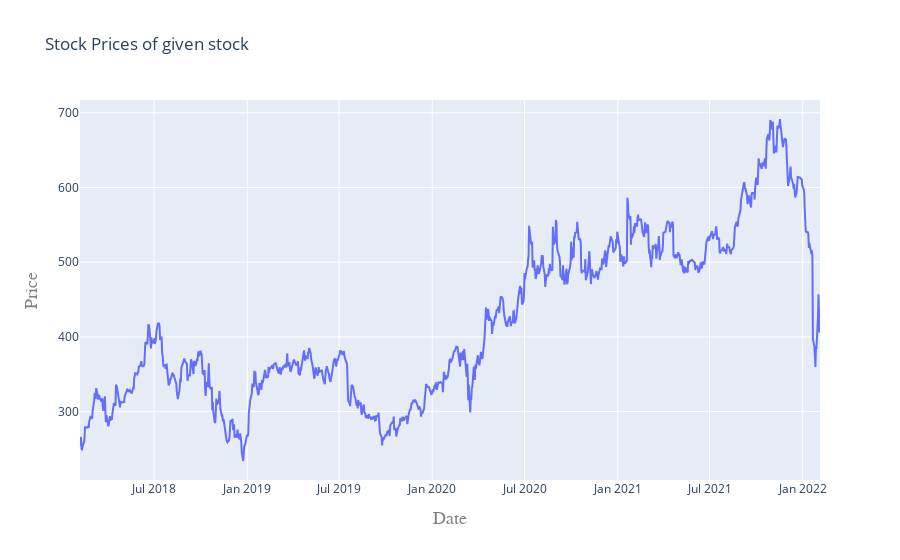

The code cell stored with this chart in its notebook:
### Code cell
# X, y = stock['Date'], stock['Close']
# plt.xticks(rotation=45)
# plt.plot(X, y, '#1fd655')

iplot(plot)

### Figure 1 — Plotly figure (JSON) as saved in the notebook; plotly's stock layout.template omitted (floating-point values rounded to 4 significant figures; data arrays with more than 128 entries replaced by an {"elided": "..."} marker saying what was removed)
{"data": [{"type": "scatter", "x": {"elided": "1009 str values"}, "y": {"elided": "1009 float values"}}], "layout": {"title": {"text": "Stock Prices of given stock"}, "xaxis": {"title": {"font": {"color": "#7f7f7f", "family": "Courier New, monospace", "size": 18}, "text": "Date"}}, "yaxis": {"title": {"font": {"color": "#7f7f7f", "family": "Courier New, monospace", "size": 18}, "text": "Price"}}}}
